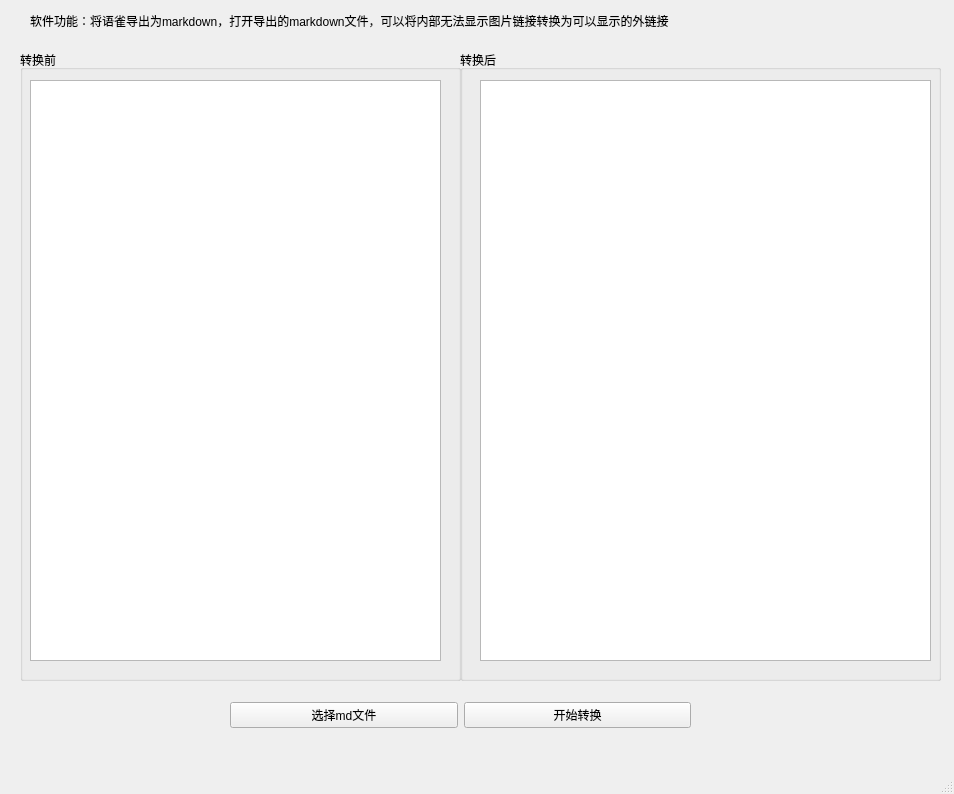
<?xml version="1.0" encoding="UTF-8"?>
<ui version="4.0">
 <class>MainWindow</class>
 <widget class="QMainWindow" name="MainWindow">
  <property name="geometry">
   <rect>
    <x>0</x>
    <y>0</y>
    <width>954</width>
    <height>794</height>
   </rect>
  </property>
  <property name="windowTitle">
   <string>MainWindow</string>
  </property>
  <widget class="QWidget" name="centralwidget">
   <widget class="QLabel" name="label">
    <property name="geometry">
     <rect>
      <x>30</x>
      <y>0</y>
      <width>641</width>
      <height>41</height>
     </rect>
    </property>
    <property name="text">
     <string>软件功能：将语雀导出为markdown，打开导出的markdown文件，可以将内部无法显示图片链接转换为可以显示的外链接</string>
    </property>
   </widget>
   <widget class="QTextBrowser" name="textBrowser_before">
    <property name="geometry">
     <rect>
      <x>30</x>
      <y>80</y>
      <width>411</width>
      <height>581</height>
     </rect>
    </property>
   </widget>
   <widget class="QGroupBox" name="groupBox">
    <property name="geometry">
     <rect>
      <x>20</x>
      <y>50</y>
      <width>441</width>
      <height>631</height>
     </rect>
    </property>
    <property name="title">
     <string>转换前</string>
    </property>
   </widget>
   <widget class="QGroupBox" name="groupBox_2">
    <property name="geometry">
     <rect>
      <x>460</x>
      <y>50</y>
      <width>481</width>
      <height>631</height>
     </rect>
    </property>
    <property name="title">
     <string>转换后</string>
    </property>
    <widget class="QTextBrowser" name="textBrowser_after">
     <property name="geometry">
      <rect>
       <x>20</x>
       <y>30</y>
       <width>451</width>
       <height>581</height>
      </rect>
     </property>
    </widget>
   </widget>
   <widget class="QWidget" name="horizontalLayoutWidget">
    <property name="geometry">
     <rect>
      <x>230</x>
      <y>690</y>
      <width>461</width>
      <height>51</height>
     </rect>
    </property>
    <layout class="QHBoxLayout" name="horizontalLayout">
     <item>
      <widget class="QPushButton" name="btn_chooseFile">
       <property name="text">
        <string>选择md文件</string>
       </property>
      </widget>
     </item>
     <item>
      <widget class="QPushButton" name="btn_covert">
       <property name="text">
        <string>开始转换</string>
       </property>
      </widget>
     </item>
    </layout>
   </widget>
   <zorder>groupBox_2</zorder>
   <zorder>groupBox</zorder>
   <zorder>label</zorder>
   <zorder>textBrowser_before</zorder>
   <zorder>horizontalLayoutWidget</zorder>
  </widget>
  <widget class="QMenuBar" name="menubar">
   <property name="geometry">
    <rect>
     <x>0</x>
     <y>0</y>
     <width>954</width>
     <height>23</height>
    </rect>
   </property>
  </widget>
  <widget class="QStatusBar" name="statusbar"/>
 </widget>
 <resources/>
 <connections/>
</ui>
